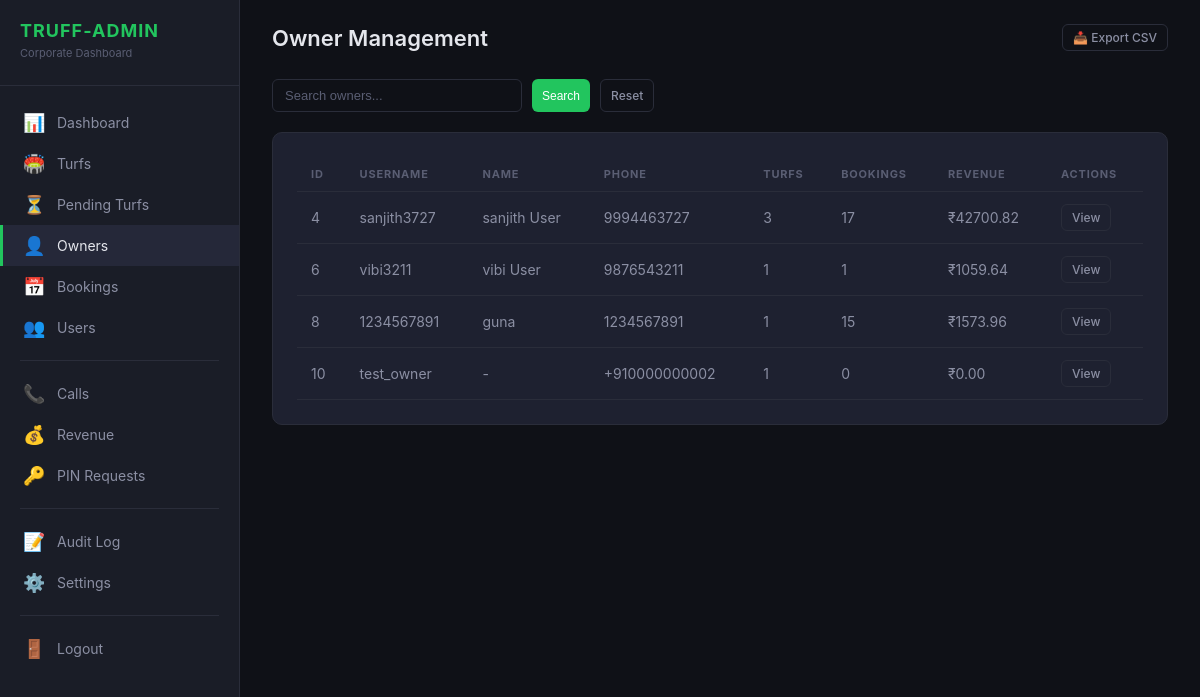
Page /truff-admin/owners/ (signed in) on the committed database.
### users/models.py (models this page shows, shortened)
class CustomUser(AbstractUser):
    class UserRole(models.TextChoices):
        USER = 'user', 'Normal User'
        TURF_OWNER = 'turf_owner', 'Turf Owner'
        PLATFORM_ADMIN = 'admin', 'Platform Admin'
    phone_number = models.CharField(max_length=15, blank=True, null=True)
    role = models.CharField(max_length=20, choices=UserRole.choices, default=UserRole.USER)
    profile_picture = models.ImageField(upload_to='profile_pictures/', blank=True, null=True)
    bio = models.TextField(blank=True, null=True)
    is_verified = models.BooleanField(default=False)
    is_phone_verified = models.BooleanField(default=False)
    referral_code = models.CharField(max_length=10, unique=True, null=True, blank=True)
    referred_by = models.ForeignKey(
        'self', null=True, blank=True, on_delete=models.SET_NULL, related_name='referrals'
    )
    referral_click_count = models.IntegerField(default=0)
    referral_install_count = models.IntegerField(default=0)
    referral_cashback_earned = models.DecimalField(max_digits=10, decimal_places=2, default=0)
    total_referrals = models.IntegerField(default=0)
    qualified_referrals = models.IntegerField(default=0)
    wallet_balance = models.DecimalField(max_digits=10, decimal_places=2, default=0)
    referred_by_owner = models.ForeignKey(
        'TurfOwner', null=True, blank=True, on_delete=models.SET_NULL,
        related_name='referred_users',
    )
    total_bookings = models.PositiveIntegerField(default=0)
    total_credits = models.PositiveIntegerField(default=0)
    used_credits = models.PositiveIntegerField(default=0)
    first_booking_completed = models.BooleanField(default=False)
    created_at = models.DateTimeField(auto_now_add=True)
    updated_at = models.DateTimeField(auto_now=True)
    class Meta:
        ordering = ['-created_at']

### truff_admin_panel/views.py (the view)
# urls.py: path('owners/', views.OwnerListView.as_view(), name='owners'),
class OwnerListView(TruffAdminRequiredMixin, View):
    def get(self, request):
        search = request.GET.get('q', '')
        qs = User.objects.filter(role='turf_owner').prefetch_related('turfs')
        if search:
            qs = qs.filter(
                Q(username__icontains=search) |
                Q(first_name__icontains=search) |
                Q(phone_number__icontains=search)
            )
        qs = qs.annotate(
            turf_count=Count('turfs', distinct=True),
            booking_count=Count('turfs__bookings', distinct=True),
            total_rev=Sum('turfs__bookings__final_price'),
        )
        paginator = Paginator(qs, 25)
        page = paginator.get_page(request.GET.get('page', 1))
        return render(request, 'truff_admin/owners_list.html', {
            'page': page,
            'search_query': search,
        })

### truff_admin_panel/context_processors.py (called while the page is built)
def pending_turf_count(request):
    if not request.user.is_authenticated:
        return {}
    if not (request.user.is_staff or request.user.groups.filter(name='Truff Admin').exists()):
        return {}
    try:
        return {'pending_turf_count': Turf.objects.filter(status=TurfStatus.PENDING).count()}
    except Exception:
        return {'pending_turf_count': 0}

### truff_admin_panel/mixins.py (called while the page is built)
    def test_func(self):
        user = self.request.user
        if not user.is_authenticated:
            return False
        return user.is_staff or user.groups.filter(name='Truff Admin').exists()

### truff_admin_panel/templates/truff_admin/owners_list.html (shortened to what this page needs)
{% extends "truff_admin/base.html" %}
{% load truff_tags %}
{% block content %}
<div class="topbar">
    <h1>Owner Management</h1>
    <div class="topbar-actions">
        <a href="/truff-admin/export/owners/" class="btn btn-outline btn-sm">📥 Export CSV</a>
    </div>
</div>
<div class="filter-bar">
    <form method="get" style="display:flex;gap:10px;">
        <input type="text" name="q" class="form-input" placeholder="Search owners..." value="{{ search_query }}"
            style="width:250px;">
        <button type="submit" class="btn btn-primary btn-sm">Search</button>
        <a href="/truff-admin/owners/" class="btn btn-outline btn-sm">Reset</a>
    </form>
</div>
<div class="panel">
    <table class="data-table">
        <thead>
            <tr>
                <th>ID</th>
                <th>Username</th>
                <th>Name</th>
                <th>Phone</th>
                <th>Turfs</th>
                <th>Bookings</th>
                <th>Revenue</th>
                <th>Actions</th>
            </tr>
        </thead>
        <tbody>
            {% for owner in page %}
            <tr>
                <td>{{ owner.id }}</td>
                <td>{{ owner.username }}</td>
                <td>{{ owner.get_full_name|default:"-" }}</td>
                <td>{{ owner.phone_number|default:"-" }}</td>
                <td>{{ owner.turf_count }}</td>
                <td>{{ owner.booking_count }}</td>
                <td>₹{{ owner.total_rev|floatformat:2|default:"0.00" }}</td>
                <td><a href="/truff-admin/owners/{{ owner.id }}/" class="btn btn-outline btn-sm">View</a></td>
            </tr>
            {% empty %}
            <tr>
                <td colspan="8" style="text-align:center;color:var(--text-muted);">No owners found</td>
            </tr>
            {% endfor %}
        </tbody>
    </table>
</div>
{% endblock %}

### truff_admin_panel/static/truff_admin/css/style.css (style rules this page uses)
:root { --bg-primary: #0f1117; --bg-secondary: #1a1d27; --bg-card: #1e2130; --bg-hover: #252839; --border: #2a2d3a; --text-primary: #e4e6ec; --text-secondary: #8b8fa3; --text-muted: #5a5e73; --accent: #22c55e; --accent-hover: #16a34a; --accent-light: rgba(34, 197, 94, 0.12); --danger: #ef4444; --warning: #f59e0b; --info: #3b82f6; }
* { margin: 0; padding: 0; box-sizing: border-box; }
body { font-family: -apple-system, BlinkMacSystemFont, 'Segoe UI', Roboto, sans-serif; background: var(--bg-primary); color: var(--text-primary); min-height: 100vh; }
a { color: var(--accent); text-decoration: none; }
.topbar { display: flex; justify-content: space-between; align-items: center; margin-bottom: 28px; }
.topbar h1 { font-size: 22px; font-weight: 600; }
.topbar-actions { display: flex; gap: 12px; align-items: center; }
.panel { background: var(--bg-card); border: 1px solid var(--border); border-radius: 10px; padding: 24px; margin-bottom: 24px; }
.data-table { width: 100%; border-collapse: collapse; }
.data-table th { text-align: left; padding: 10px 14px; font-size: 11px; text-transform: uppercase; letter-spacing: 0.8px; color: var(--text-muted); border-bottom: 1px solid var(--border); }
.data-table td { padding: 12px 14px; font-size: 14px; border-bottom: 1px solid var(--border); color: var(--text-secondary); }
.btn { display: inline-flex; align-items: center; gap: 6px; padding: 8px 16px; border: none; border-radius: 6px; font-size: 13px; font-weight: 500; cursor: pointer; transition: all 0.15s; }
.btn-primary { background: var(--accent); color: #fff; }
.btn-outline { background: transparent; border: 1px solid var(--border); color: var(--text-secondary); }
.btn-sm { padding: 5px 10px; font-size: 12px; }
.form-input, .form-select { background: var(--bg-primary); border: 1px solid var(--border); color: var(--text-primary); padding: 8px 12px; border-radius: 6px; font-size: 13px; outline: none; }
.form-input::placeholder { color: var(--text-muted); }
.filter-bar { display: flex; gap: 10px; align-items: center; flex-wrap: wrap; margin-bottom: 20px; }

### rows in the picture
CustomUser: id "4", username "sanjith3727", get_full_name "sanjith User", phone_number "9994463727", turf_count "3", booking_count "17", total_rev "42700.82"
CustomUser: id "6", username "vibi3211", get_full_name "vibi User", phone_number "9876543211", turf_count "1", booking_count "1", total_rev "1059.64"
CustomUser: id "8", username "1234567891", get_full_name "guna", phone_number "1234567891", turf_count "1", booking_count "15", total_rev "1573.96"
CustomUser: id "10", username "test_owner", get_full_name "-", phone_number "+910000000002", turf_count "1", booking_count "0", total_rev "0.00"
